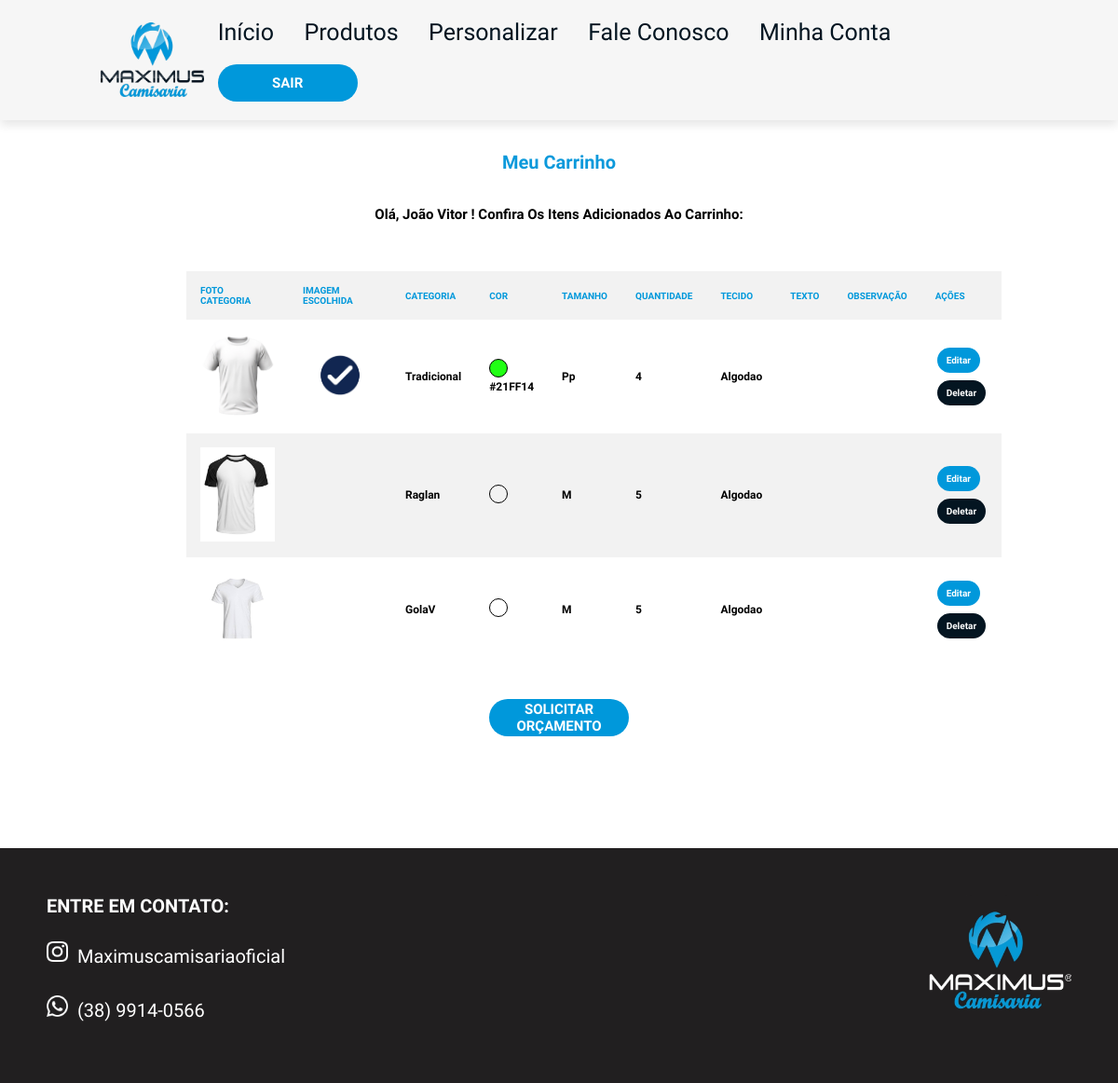
Page /carrinho (signed in) on the committed database.
### loja/models.py (models this page shows)
class Usuario(database.Model, UserMixin):
    id = database.Column(database.Integer, primary_key=True)
    username = database.Column(database.String, nullable=False)
    userlastname = database.Column(database.String, nullable=False)
    email = database.Column(database.String, nullable=False, unique=True)
    senha = database.Column(database.String, nullable=False)
    cpf = database.Column(database.String(11), nullable=False, unique=True)
    endereco = database.Column(database.String, nullable=False)
    complemento = database.Column(database.String, nullable=False)
    cidade = database.Column(database.String, nullable=False)
    uf = database.Column(database.String(2), nullable=False)
    cep = database.Column(database.String(8), nullable=False)
    telefone = database.Column(database.String, nullable=False)
    foto_perfil = database.Column(database.String, default="default_profile.png")

class Personalizada(database.Model):
    id = database.Column(database.Integer, primary_key=True)
    foto = database.Column(database.String, default="default.png")
    data_criacao = database.Column(database.DateTime, nullable=False, default=datetime.utcnow())
    categoria = database.Column(database.String, nullable=False)
    cor = database.Column(database.String, nullable=False)
    tamanho = database.Column(database.String, nullable=False)
    quantidade = database.Column(database.Integer, nullable=False)
    tecido = database.Column(database.String, nullable=False)
    texto_camisa = database.Column(database.String, nullable=False)
    observacao = database.Column(database.String, nullable=False)
    id_usuario = database.Column(database.Integer, database.ForeignKey('usuario.id'), nullable=False)

### loja/routes.py (the view)
@app.route("/carrinho")
@login_required
def carrinho():
    itens_personalizados = Personalizada.query.filter_by(id_usuario=current_user.id).all()
    return render_template("carrinho.html", itens_personalizados=itens_personalizados)

### loja/models.py (called while the page is built)
@login_manager.user_loader
def load_usuario(id_usuario):
    return Usuario.query.get(int(id_usuario))

### loja/templates/carrinho.html (shortened to what this page needs)
{% extends "perfil.html" %}
{% block style %}
<link rel="stylesheet" href="{{ url_for('static', filename='css/homepage.css') }}">
{% endblock %}
{% block main1 %}
<main>
    <div class=Subtitulo-base>
    <h1 class="subtitulo"> Meu Carrinho </h1>
    </div>
    <h1 class="texto"> Olá, <strong>{{current_user.username}}</strong>! Confira os itens adicionados ao carrinho:  </h1>
{% endblock %}
{% block main2 %}
<br></br>
{% if itens_personalizados %}
<div class="carrinho-container">
    <table>
        <thead>
            <tr>
                <th style="color: #0098db; font-weight: bold;">Foto Categoria</th>
                <th style="color: #0098db; font-weight: bold;">Imagem Escolhida</th>
                <th style="color: #0098db; font-weight: bold;">Categoria</th>
                <th style="color: #0098db; font-weight: bold;">Cor</th>
                <th style="color: #0098db; font-weight: bold;">Tamanho</th>
                <th style="color: #0098db; font-weight: bold;">Quantidade</th>
                <th style="color: #0098db; font-weight: bold;">Tecido</th>
                <th style="color: #0098db; font-weight: bold;">Texto</th>
                <th style="color: #0098db; font-weight: bold;">Observação</th>
                <th style="color: #0098db; font-weight: bold;">Ações</th>
            </tr>
        </thead>
        <tbody>
            {% for item in itens_personalizados %}
            <tr>
                <td>
                    {% if item.categoria == 'tradicional' %}
 	                    <img src="{{ url_for('static', filename='images/categorias/tradicional.jpeg') }}" alt="Miniatura Tradicional" width="80">
                    {% elif item.categoria == 'uniforme' %}
	                    <img src="{{ url_for('static', filename='images/categorias/uniforme.jpeg') }}" alt="Miniatura Uniforme" width="80">
                    {% elif item.categoria == 'esportiva' %}
	                    <img src="{{ url_for('static', filename='images/categorias/esportiva.jpeg') }}" alt="Miniatura Esportiva" width="80">
                    {% elif item.categoria == 'golapolo' %}
                        <img src="{{ url_for('static', filename='images/categorias/golaPolo.jpeg') }}" alt="Miniatura Gola Polo" width="80">
                    {% elif item.categoria == 'golaV' %}
                        <img src="{{ url_for('static', filename='images/categorias/golaV.jpeg') }}" alt="Miniatura Gola V" width="80">
                    {% elif item.categoria == 'longa' %}
                        <img src="{{ url_for('static', filename='images/categorias/longa.jpeg') }}" alt="Miniatura Manga Longa" width="80">
                    {% elif item.categoria == 'oversized' %}
                        <img src="{{ url_for('static', filename='images/categorias/oversized.jpeg') }}" alt="Miniatura Oversized" width="80">
                    {% elif item.categoria == 'personalizada' %}
                        <img src="{{ url_for('static', filename='images/categorias/personalizada.jpeg') }}" alt="Miniatura Personalizada" width="80">
                    {% elif item.categoria == 'raglan' %}
                        <img src="{{ url_for('static', filename='images/categorias/raglan.jpeg') }}" alt="Miniatura Raglan" width="80">
                    {% endif %}
                </td>
                <td>
                    {% if item.foto %}
                        <img src="{{ url_for('static', filename='images/fotos_camisas/' + item.foto) }}" alt="Imagem da Camiseta" width="80">
                    {% endif %}
                </td>
                <td style="font-size: 12px; font-weight: bold;">{{ item.categoria }}</td>
                <td style="font-size: 12px; font-weight: bold;"><div class="color-circle" style="background-color: {{ item.cor }};"></div>
                {{ item.cor }}
                </td>
                <td style="font-size: 12px; font-weight: bold;">{{ item.tamanho }}</td>
                <td style="font-size: 12px; font-weight: bold;">{{ item.quantidade }}</td>
                <td style="font-size: 12px; font-weight: bold;">{{ item.tecido }}</td>
                <td style="font-size: 12px; font-weight: bold;">{{ item.texto_camisa }}</td>
                <td style="font-size: 12px; font-weight: bold;">{{ item.observacao }}</td>
                <td>
                    <a href="{{ url_for('editar_item', id=item.id) }}" class="botao-editar"><strong>Editar</strong></a>
                    <a href="{{ url_for('deletar_item', id=item.id) }}" class="botao-deletar" onclick="return confirm('Tem certeza que deseja deletar este item?');"><strong>Deletar</strong></a>
                </td>
            </tr>
            {% endfor %}
        </tbody>
    </table>
</div>
    <div class="voltar">
        <a href="{{ url_for('solicitar_orcamento') }}"><button class="botao1" type="button"><strong>SOLICITAR ORÇAMENTO</strong></button></a>
    </div>
{% else %}
    <h1 class="texto">Seu carrinho está vazio!</h1>
    <div class="voltar">
        <a href="{{ url_for('minhaconta') }}"><button class="botao1" type="button"><strong>VOLTAR</strong></button></a>
    </div>
{% endif %}
</main>
{% endblock %}

### loja/templates/perfil.html (shortened to what this page needs)
{% extends "homepage.html" %}
{% block header %}
<header>
    <a href="/" > <img class="logo" src= "{{ url_for('static', filename='images/logoPNG.png') }}" alt="Logo"></a>
    <nav class="navbar">
        <a href="{{ url_for('perfil', id_usuario=current_user.id) }}">início</a>
        <a href="/produtos">produtos</a>
        <a href="/personalizar">personalizar</a>
        <a href="/fale">fale conosco</a>
        <a href="/minhaconta">minha conta</a>
        <a href="{{ url_for('logout') }}">  <button class= "botao1" type="button">  <strong> SAIR </strong></button></a>
    </nav>
</header>
{% endblock %}

### loja/templates/homepage.html (shortened to what this page needs)
<!DOCTYPE html>
<html lang="pt-br">
<head>
    {% block style %}{% endblock %}
</head>
<body>
    {% block header %}{% endblock %}
    {% block main1 %}{% endblock %}
    {% block main2 %}{% endblock %}
    {% block footer %}
    <footer class="rodape">
        <div>
            <div class="redes-container">
                <h3 class="titulo-rodape"> ENTRE EM CONTATO: </h3>
                <a href="https://www.instagram.com/">
                    <img class="redes-sociais" src="{{ url_for('static', filename='images/rodape/insta.webp') }}" alt="Instagram">
                    <span class="texto-redes-sociais">maximuscamisariaoficial</span>
                </a>
                <br>
                <a href="https://web.whatsapp.com/">
                    <img class="redes-sociais" src="{{ url_for('static', filename='images/rodape/whatsapp.png') }}" alt="WhatsApp">
                    <span class="texto-redes-sociais">(38) 9914-0566</span>
                </a>
            </div>
        </div>
        <a href="/"><img class="logo-rodape" src="{{ url_for('static', filename='images/rodape/logoRodapé.jpeg') }}" alt="Imagem"></a>
    </footer>
    {% endblock %}
</body>
</html>

### loja/static/css/homepage.css (style rules this page uses)
:root { --azulclaro: #0098db; --azulescuro: #041521; --branco: #f6f6f6; --azulbotao: #00008B; --logoescura: #211f20; }
* { margin: 0; padding: 0; box-sizing: border-box; font-family: "Quicksand", sans-serif; outline: none; border: none; text-transform: capitalize; transition: .2s linear; }
html { font-size: 62.5%; scroll-behavior: smooth; scroll-padding-top: 6rem; overflow-x: hidden; }
header { top: 0; left: 0; right: 0; background:var(--branco); padding: 2rem 9%; display: flex; align-items: center; justify-content: space-between; z-index: 1000; box-shadow: 0 .5rem 1rem rgba(0, 0, 0, .1); }
header .logo { height: 8rem; }
header a { text-decoration: none; }
header .navbar a { font-size: 25px; padding: 0 1.5rem; color: var(--azulescuro); }
main { padding-top: 8px; margin-bottom: 12rem; display: flex; flex-direction: column; align-items: center; text-align: center; }
.botao1 { background-color:var(--azulclaro) ; width: 15rem; height: 4rem; border: none; font-family: 'Quicksand', sans-serif; font-size: 15px; color: white; border-radius: 20px; margin-top: 2rem; font-weight: bold; }
.subtitulo { padding: 5px; font-family: "Quicksand", sans-serif; color:#0b99db; display: flex; justify-content: center; height: 70; margin-top: 2rem; margin-bottom: 2rem; }
.texto { text-align: center; margin-top: 10px; margin-bottom: 10px; font-size: 15px }
.rodape { display: flex; justify-content: space-between; align-items: flex-start; background-color: var(--logoescura); margin: 0; padding: 5rem; }
.titulo-rodape { font-family: "Quicksand", sans-serif; font-size: 20px; color: white; margin-bottom: 16px; }
.logo-rodape { height: 15rem; }
.redes-container { display: flex; flex-direction: column; gap: 1rem; }
.redes-sociais { height: 2.25rem; margin-right: 8px; }
.texto-redes-sociais { color: white; font-size: 20px; }
.redes-container a { text-decoration: none; }
.color-circle { width: 20px; height: 20px; border-radius: 50%; display: inline-block; border: 1px solid #000; }
.botao-editar { background-color: var(--azulclaro); border: none; color: white; padding: 8px 10px; text-align: center; text-decoration: none; display: inline-block; border-radius: 20px; font-size: 10px; margin: 4px 2px; transition-duration: 0.4s; cursor: pointer; }
.botao-deletar { background-color: var(--azulescuro); border: none; color: white; padding: 8px 10px; text-align: center; text-decoration: none; display: inline-block; border-radius: 20px; font-size: 10px; margin: 4px 2px; transition-duration: 0.4s; cursor: pointer; }
table { width: 100%; border-collapse: collapse; border-spacing: 0; }
th, td { padding: 15px; text-align: left; }
th { background-color: #f2f2f2; font-weight: bold; text-transform: uppercase; }
tbody tr:nth-child(even) { background-color: #f2f2f2; }
.carrinho-container { margin: 20px auto; max-width: 800px; }
.botao1 { background-color:var(--azulclaro) ; width: 15rem; height: 4rem; border: none; font-family: 'Quicksand', sans-serif; font-size: 15px; color: white; border-radius: 20px; margin-top: 2rem; }
.Subtitulo-base { display: flex; flex-direction: column; }

### rows in the picture
Usuario: username "João Vitor"
Personalizada: foto (picture), categoria "Tradicional", cor "#21FF14", tamanho "Pp", quantidade "4", tecido "Algodao"
Personalizada: categoria "Raglan", tamanho "M", quantidade "5", tecido "Algodao"
Personalizada: categoria "GolaV", tamanho "M", quantidade "5", tecido "Algodao"
